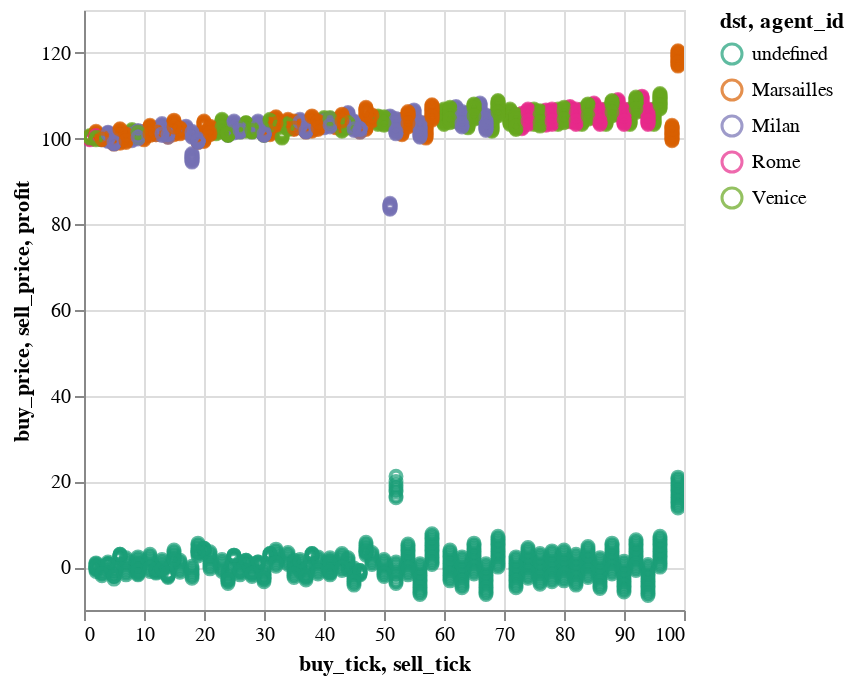

This figure's notebook cell:
### Code cell
def plot_buy_and_sell_prices(trades: pl.DataFrame):
    buy = alt.Chart(trades).encode(
        x='buy_tick:Q',
        y='buy_price:Q',
        color=alt.Color('dst:N').scale(scheme='dark2'),
    )
    sell = alt.Chart(trades).encode(
        x='sell_tick:Q',
        y='sell_price:Q',
        color=alt.Color('dst:N').scale(scheme='dark2'),
    )
    
    return (buy.mark_point()+sell.mark_point()).interactive()

plot_buy_and_sell_prices(routes) + plot_trades(routes)

### Figure 1 — Vega-Lite specification as saved in the notebook (floating-point values rounded to 4 significant figures; data arrays with more than 128 entries replaced by an {"elided": "..."} marker saying what was removed)
{"config": {"view": {"continuousWidth": 300, "continuousHeight": 300}}, "layer": [{"mark": {"type": "point"}, "encoding": {"color": {"field": "dst", "scale": {"scheme": "dark2"}, "type": "nominal"}, "x": {"field": "buy_tick", "type": "quantitative"}, "y": {"field": "buy_price", "type": "quantitative"}}, "name": "view_3"}, {"mark": {"type": "point"}, "encoding": {"color": {"field": "dst", "scale": {"scheme": "dark2"}, "type": "nominal"}, "x": {"field": "sell_tick", "type": "quantitative"}, "y": {"field": "sell_price", "type": "quantitative"}}}, {"mark": {"type": "point"}, "encoding": {"color": {"field": "agent_id", "scale": {"scheme": "dark2"}, "type": "nominal"}, "x": {"field": "sell_tick", "type": "quantitative"}, "y": {"field": "profit", "type": "quantitative"}}, "name": "view_4"}], "data": {"name": "data-def3f3fb7a18eeee3c659c76bc70bd0e"}, "params": [{"name": "param_5", "select": {"type": "interval", "encodings": ["x", "y"]}, "bind": "scales", "views": ["view_3"]}, {"name": "param_6", "select": {"type": "interval", "encodings": ["x", "y"]}, "bind": "scales", "views": ["view_4"]}], "$schema": "https://vega.github.io/schema/vega-lite/v5.8.0.json", "datasets": {"data-def3f3fb7a18eeee3c659c76bc70bd0e": {"elided": "847 records"}}}
